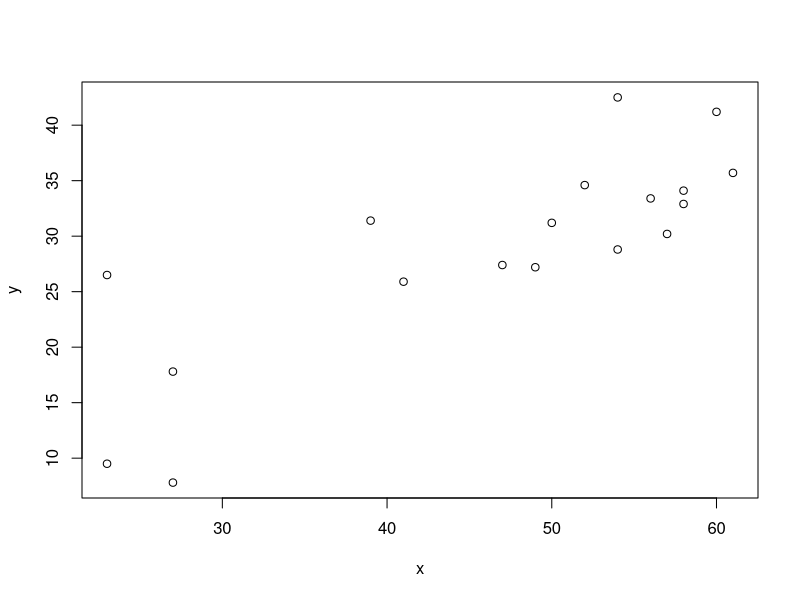
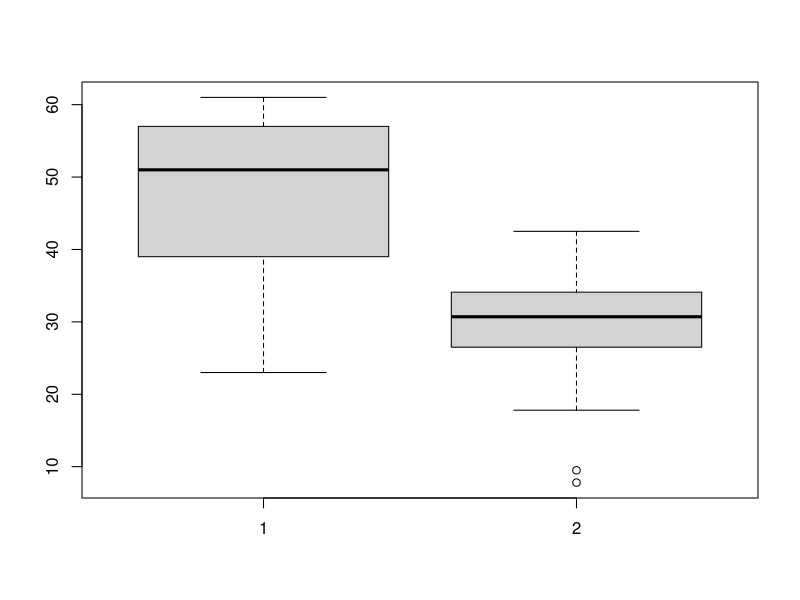
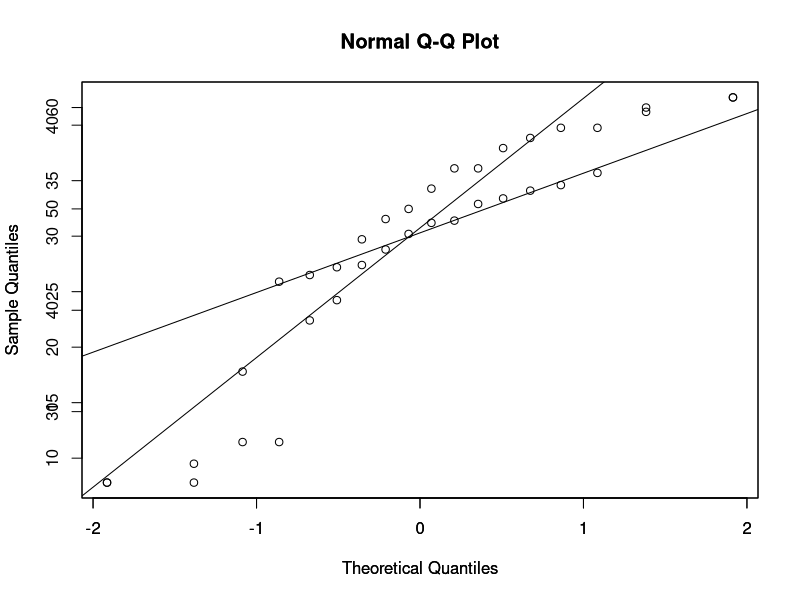

These charts were generated, in order, by the following R code:
x <- c(23,23,27,27,39,41,47,49,50,52,54,54,56,57,58,58,60,61)
y <- c(9.5,26.5,7.8,17.8,31.4,25.9,27.4,27.2,31.2,34.6,42.5,28.8,33.4,30.2,34.1,32.9,41.2,35.7)
print(paste("mean age =",mean(x)))
print(paste("median age =",median(x)))
print(paste("mean fat =",mean(y)))
print(paste("median fat =",median(y)))
print(paste("standard deviation of age =",sd(x)))
print(paste("standard deviation of fat =",sd(y)))
plot(x, y)
boxplot(x,y)
qqnorm(x)
qqline(x)
par(new=TRUE)
qqnorm(y)
qqline(y)